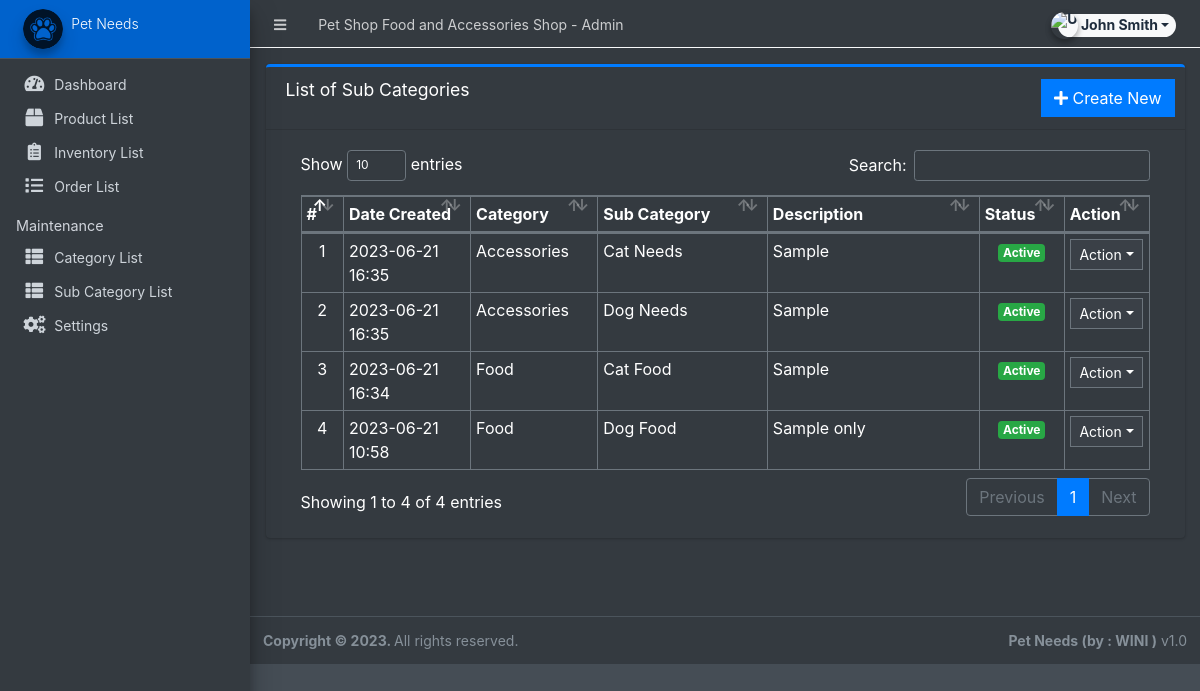
The app's page /admin/?page=maintenance/sub_category (signed in), older data.
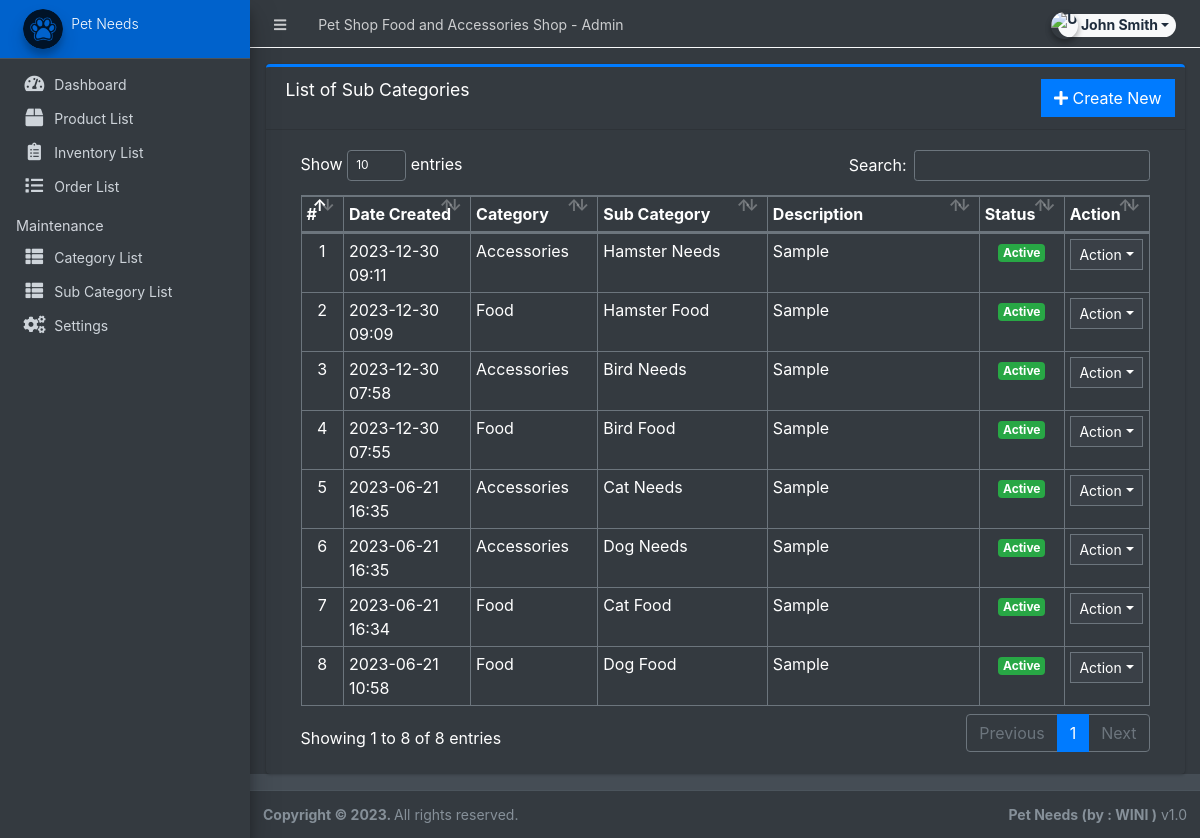
The same page, newer data.
### tables this page shows
CREATE TABLE `sub_categories` (
  `id` int(30) NOT NULL,
  `parent_id` int(30) NOT NULL,
  `sub_category` varchar(250) NOT NULL,
  `description` text NOT NULL,
  `status` tinyint(1) NOT NULL DEFAULT 1,
  `date_created` datetime NOT NULL DEFAULT current_timestamp()
);

CREATE TABLE `categories` (
  `id` int(30) NOT NULL,
  `category` varchar(250) NOT NULL,
  `description` text DEFAULT NULL,
  `status` tinyint(1) NOT NULL DEFAULT 1,
  `date_created` datetime NOT NULL DEFAULT current_timestamp()
);

### admin/maintenance/sub_category.php (the view, shortened to what this page needs)
<div class="card card-outline card-primary">
	<div class="card-header">
		<h3 class="card-title">List of Sub Categories</h3>
		<div class="card-tools">
			<a href="?page=maintenance/manage_sub_category" class="btn btn-flat btn-primary"><span class="fas fa-plus"></span>  Create New</a>
		</div>
	</div>
	<div class="card-body">
		<div class="container-fluid">
        <div class="container-fluid">
			<table class="table table-bordered table-stripped">
				<colgroup>
					<col width="5%">
					<col width="15%">
					<col width="15%">
					<col width="20%">
					<col width="25%">
					<col width="10%">
					<col width="10%">
				</colgroup>
				<thead>
					<tr>
						<th>#</th>
						<th>Date Created</th>
						<th>Category</th>
						<th>Sub Category</th>
						<th>Description</th>
						<th>Status</th>
						<th>Action</th>
					</tr>
				</thead>
				<tbody>
					<?php
					$i = 1;
						$qry = $conn->query("SELECT s.*,c.category from `sub_categories` s inner join `categories` c on c.id = s.parent_id order by unix_timestamp(s.date_created) desc ");
						while($row = $qry->fetch_assoc()):
                            $row['description'] = strip_tags(stripslashes(html_entity_decode($row['description'])));
					?>
						<tr>
							<td class="text-center"><?php echo $i++; ?></td>
							<td><?php echo date("Y-m-d H:i",strtotime($row['date_created'])) ?></td>
							<td><?php echo $row['category'] ?></td>
							<td><?php echo $row['sub_category'] ?></td>
							<td ><p class="truncate-1 m-0"><?php echo $row['description'] ?></p></td>
							<td class="text-center">
                                <?php if($row['status'] == 1): ?>
                                    <span class="badge badge-success">Active</span>
                                <?php else: ?>
                                    <span class="badge badge-danger">Inactive</span>
                                <?php endif; ?>
                            </td>
							<td align="center">
								 <button type="button" class="btn btn-flat btn-default btn-sm dropdown-toggle dropdown-icon" data-toggle="dropdown">
				                  		Action
				                  </button>
							</td>
						</tr>
					<?php endwhile; ?>
				</tbody>
			</table>
		</div>
		</div>
	</div>
</div>

Row changes from the older to the newer data that the page shows:
added sub_categories: date_created "2023-12-30 09:11", categories.category "Accessories", sub_category "Hamster Needs", description "Sample", status "Active"
added sub_categories: date_created "2023-12-30 09:09", categories.category "Food", sub_category "Hamster Food", description "Sample", status "Active"
added sub_categories: date_created "2023-12-30 07:58", categories.category "Accessories", sub_category "Bird Needs", description "Sample", status "Active"
added sub_categories: date_created "2023-12-30 07:55", categories.category "Food", sub_category "Bird Food", description "Sample", status "Active"
changed sub_categories "Dog Food": description "Sample only" → "Sample"
Text that changed along with them:
text written by a page script: "Show entries Search: Showing 1 to 4 of 4 entries Previous 1 Next" → "Show entries Search: Showing 1 to 8 of 8 entries Previous 1 Next"
